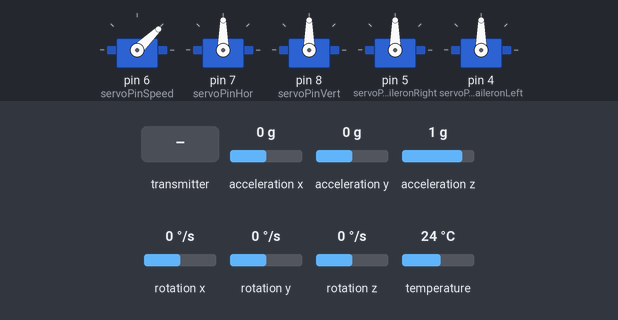
A sketch run on a simulated Arduino Uno, built with avr-gcc and run on an emulated ATmega328P. Shown: 5 × servo. The inputs (shaded band) are chosen by the test bench; at power-on: acceleration x 0 g, acceleration y 0 g, acceleration z 1 g, rotation x 0 °/s, rotation y 0 °/s, rotation z 0 °/s, temperature 24 °C. No radio packets arrive unless stated; what the sketch prints to the serial monitor is not drawn.

Above: at 2.2 s.
2.3 s: the transmitter starts sending throttle = 0
At 3.5 s:
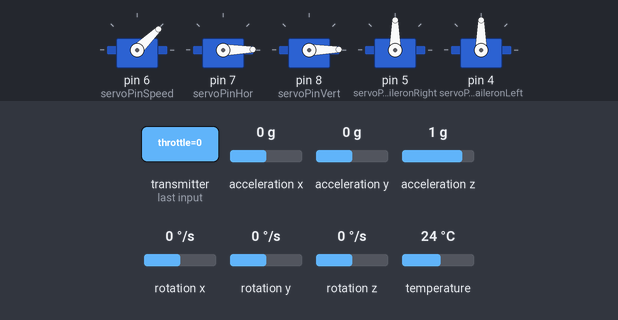
3.8 s: the transmitter starts sending pitch = 64
At 4.9 s:
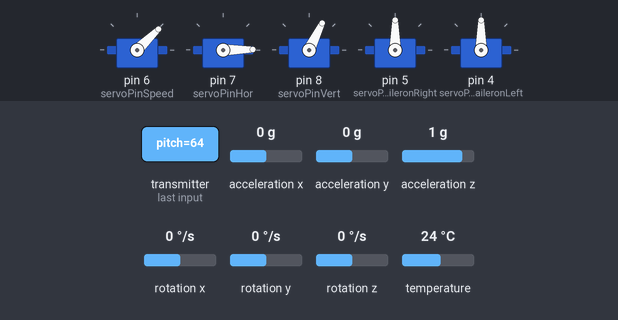
5.3 s: the transmitter starts sending roll = 64
At 6.0 s:
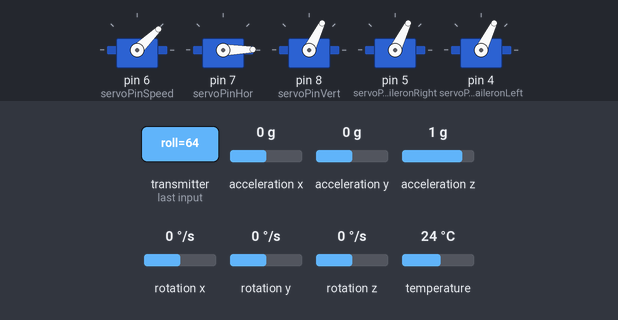
6.8 s: the transmitter starts sending yaw = 64
At 7.1 s:
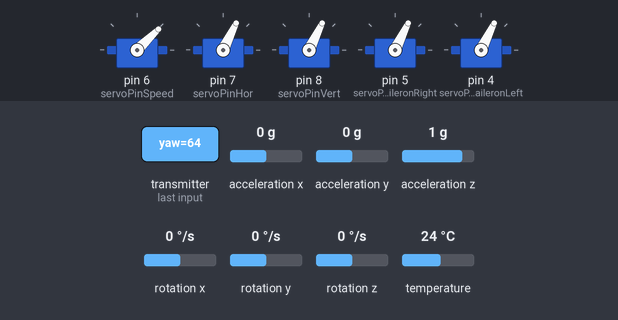
8.3 s: the transmitter starts sending pitch = 0
At 9.4 s:
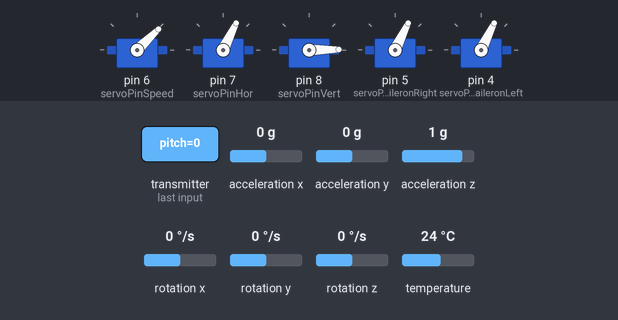
9.8 s: the transmitter starts sending throttle = 255
At 10.6 s:
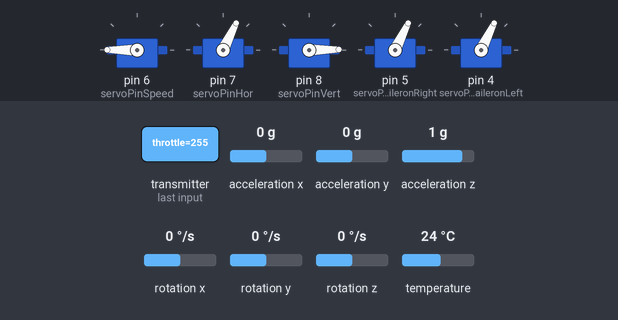
Timing chart, 0 to 12.3 s (numbered marks = the images above; inputs shaded):
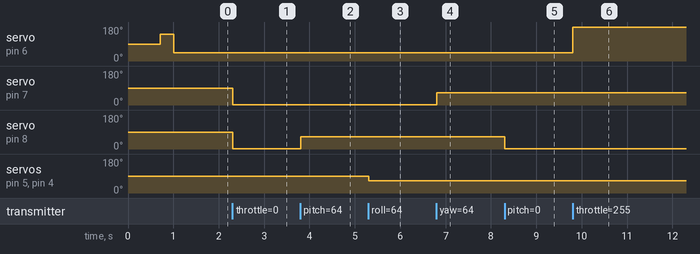

Measured:
- after the input at 2.3 s, servo on pin 7 (servoPinHor), servo on pin 8 (servoPinVert): 90° → 1° at once
- after the input at 3.8 s, servo on pin 8 (servoPinVert): 1° → 64° at once
- after the input at 5.3 s, servo on pin 5 (servoPinaileronRight), servo on pin 4 (servoPinaileronLeft): 90° → 64° at once
- after the input at 6.8 s, servo on pin 7 (servoPinHor): 1° → 64° at once
- after the input at 8.3 s, servo on pin 8 (servoPinVert): 64° → 1° at once
- after the input at 9.8 s, servo on pin 6 (servoPinSpeed): 44° → 180° at once

The sketch:

v7_RX_Stabil1_nrf24.ino
```cpp
// Code 1 : Sending Text (Transmitter)
// Library: TMRh20/RF24 (https://github.com/tmrh20/RF24/)

#include <SPI.h>
#include <RF24.h>
#include <nRF24L01.h>
RF24 radio(9, 10); // CE, CSN
const byte address[10] = "ADDRESS01";


#include <ServoTimer2.h>
#define servoPinSpeed 6
#define servoPinHor 7
#define servoPinVert 8
#define servoPinaileronRight 5
#define servoPinaileronLeft 4

/*
#define servoPinSpeed 9
#define servoPinHor 10
#define servoPinVert 11
#define servoPinaileronRight 8
#define servoPinaileronLeft 7
*/
ServoTimer2 servoAileronRight;
ServoTimer2 servoAileronLeft;
ServoTimer2 servoSpeed;
ServoTimer2 servoHor;
ServoTimer2 servoVert;  // declare variables for up to eight servos
unsigned long aileronValue;
unsigned long oldAileronValue;
unsigned long aileronValueRight;
unsigned long aileronValueLeft;
unsigned long ServoSpeed;
unsigned long ServoHorizontal;
unsigned long ServoVertical;
 unsigned long oldServoVert;
 unsigned long oldServoSpeed;
 unsigned long oldServoHor;
unsigned long  msgInt;

int msgintTemp;
bool y = false;

unsigned long previousMillis = 0;
const long detachDelay = 200;  // Delay time in milliseconds
bool detachPending = false;
bool detachVer = false;
bool detachHor = false;
struct Signal {

byte throttle;
byte pitch;
byte roll;
byte yaw;
byte aux1;
byte aux2;
byte aux3;
byte aux4;

};
Signal data;
void ResetData()
{


}
int dataAuxCh1 = 1;
int dataAuxCh2 = 1;
int dataAuxCh3 = 1;
int dataAuxCh4 = 1;


unsigned long lastRecvTime;
unsigned long now;
unsigned long lastRecvTime1;
unsigned long now1;

//mpu6050 stuff

#include <Adafruit_MPU6050.h>
#include <Adafruit_Sensor.h>
#include <Wire.h>

Adafruit_MPU6050 mpu;

// Complementary filter constant
const float alpha = 0.95; // Adjusted for faster response
// Time tracking
unsigned long previousMicros = 0;
float pitch = 0.0;
float roll = 0.0;
float integral = 0.0;
float propor = 0.0;
float Kp = 1;
float Ki = 0.8;

static float tempAileronValue;

bool mpuDetected = false;

void setup() {
  // put your setup code here, to run once:
  Serial.begin(9600);
  Serial.println("setup start");
  radio.begin();
    /* Set the data rate:
   * RF24_250KBPS: 250 kbit per second
   * RF24_1MBPS:   1 megabit per second (default)
   * RF24_2MBPS:   2 megabit per second
   */
  radio.setAutoAck(true);
  radio.setDataRate(RF24_250KBPS);
  radio.openReadingPipe(0, address);
  radio.setPALevel(RF24_PA_MAX);
  radio.startListening();
  //Serial.println("STart");
servoSpeed.attach(servoPinSpeed);
servoHor.attach(servoPinHor);
servoVert.attach(servoPinVert);
servoAileronRight.attach(servoPinaileronRight);
servoAileronLeft.attach(servoPinaileronLeft);

 ServoHorizontal = 90 * 10.27 + 550;
 servoHor.write(ServoHorizontal);

    ServoVertical = 90 * 10.27 + 550;
servoVert.write(ServoVertical);

aileronValue = 90 * 10.27 + 550;
servoAileronRight.write(aileronValue);
aileronValue = 90 * 10.27 + 550;
servoAileronLeft.write(aileronValue);

 delay(700);
  servoSpeed.write(2000);
  delay(300);
  servoSpeed.write(1000);
  //Serial.println("-------------------");
  servoHor.detach();
    servoVert.detach();
    servoAileronRight.detach();
    servoAileronLeft.detach();
  //Serial.println("setup complete");
  //mpu6050
unsigned long startTime = millis();
while(millis()< (startTime + 5000)){
  if(!mpu.begin()){
    delay(500);
    Serial.println("schelcht");
  }else{
    mpuDetected = true;
    Serial.println("lets go nnn");
    break;
  }

  }
  mpu.setAccelerometerRange(MPU6050_RANGE_8_G);
  mpu.setGyroRange(MPU6050_RANGE_500_DEG);
  mpu.setFilterBandwidth(MPU6050_BAND_21_HZ);
}

void loop() {

      // put your main code here, to run repeatedly:
      //mpu6050
        // Calculate the change in time
        if(mpuDetected){

        sensors_event_t a, g, temp;
        mpu.getEvent(&a, &g, &temp);
        unsigned long currentMicros = micros();
        float dt = (currentMicros - previousMicros) / 1000000.0;
        previousMicros = currentMicros;
          // Calculate pitch and roll from accelerometer
        float accelPitch = atan2(a.acceleration.y, sqrt(a.acceleration.x * a.acceleration.x + a.acceleration.z * a.acceleration.z)) * 180 / PI;
        float accelRoll = atan2(-a.acceleration.x, sqrt(a.acceleration.y * a.acceleration.y + a.acceleration.z * a.acceleration.z)) * 180 / PI;
          // Integrate gyroscope data
        float gyroPitchRate = g.gyro.x * 180 / PI; // Convert to degrees per second
        float gyroRollRate = g.gyro.y * 180 / PI;  // Convert to degrees per second
        pitch = alpha * (pitch + gyroPitchRate * dt) + (1 - alpha) * accelPitch;
        roll = alpha * (roll + gyroRollRate * dt) + (1 - alpha) * accelRoll;

       if(dataAuxCh2 == 4){

          if(roll > 3){
          if(tempAileronValue >= 60) {tempAileronValue = 60;}
          else{
          integral = integral + Ki * (roll - 3);
          propor = Kp * (roll - 3);
          tempAileronValue = integral + propor;

          aileronValue = tempAileronValue + 80;
          }
          servoAileronRight.write(aileronValue * 10.27 + 550);
          servoAileronLeft.write(aileronValue * 10.27 + 550);
          }
          if(roll < -3){
          if(tempAileronValue <= -60) {tempAileronValue = -60;}
          else{
          integral = integral + Ki * (roll + 3);
          propor = Kp * (roll + 3);
          tempAileronValue = integral + propor;
          aileronValue = tempAileronValue + 80;
          }
          servoAileronRight.write(aileronValue * 10.27 + 550);
          servoAileronLeft.write(aileronValue * 10.27 + 550);
          }

          }

}
if(radio.available()) {
          while ( radio.available() ) {
          radio.read(&data, sizeof(Signal));  // Receive the data | Data alınıyor
          lastRecvTime = millis();
          }
        ServoSpeed = data.throttle;
        ServoVertical = data.pitch;
        aileronValue = data.roll;
        ServoHorizontal = data.yaw;
        dataAuxCh1 = data.aux1;
        dataAuxCh2 = data.aux2;
        dataAuxCh3 = data.aux3;
        dataAuxCh4 = data.aux4;

  if(detachPending == false){


    servoAileronRight.attach(servoPinaileronRight);
    servoAileronLeft.attach(servoPinaileronLeft);
 }

 ServoSpeed = map(ServoSpeed, 1, 180, 1000, 2000);
    if(aileronValue > 95){
      aileronValue = aileronValue;
      aileronValueRight = aileronValue;
      aileronValueLeft = aileronValue;

    }else if(aileronValue  < 95){
      aileronValue = aileronValue;
      aileronValueRight = aileronValue;
      aileronValueLeft = aileronValue;

    }else{

      aileronValueRight = 90;
      aileronValueLeft = 90;
    }


    ServoHorizontal = ServoHorizontal * 10.27 + 550;
    ServoVertical = ServoVertical * 10.27 + 550;
    aileronValueRight = aileronValueRight * 10.27 + 550;
    aileronValueLeft = aileronValueLeft * 10.27 + 550;


    if(ServoSpeed != oldServoSpeed)servoSpeed.write(ServoSpeed);
    oldServoSpeed = ServoSpeed;

    if((aileronValue != oldAileronValue) && (dataAuxCh2 != 4)) {
      servoAileronRight.write(aileronValueRight);
      servoAileronLeft.write(aileronValueLeft);
  }
      aileronValue = oldAileronValue;


    if(ServoHorizontal != oldServoHor){
      servoHor.attach(servoPinHor);
      servoHor.write(ServoHorizontal);

    }
    oldServoHor = ServoHorizontal;
    if(ServoVertical != oldServoVert){
       servoVert.attach(servoPinVert);
      servoVert.write(ServoVertical);

      }

    oldServoVert = ServoVertical;


    previousMillis = millis();
    detachPending = true;

  }

if (detachPending && (millis() - previousMillis >= detachDelay)) {
    servoHor.detach();
    servoVert.detach();
    if(dataAuxCh2 != 4){
    servoAileronRight.detach();
    servoAileronLeft.detach();
    }
    detachPending = false;
  }

}
```
